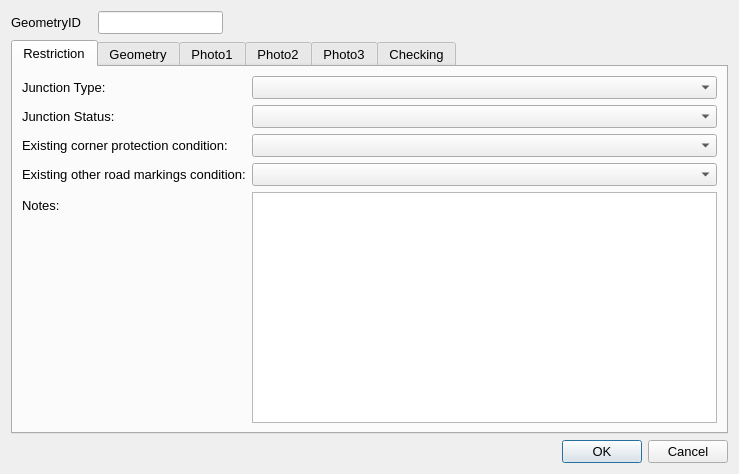
<?xml version="1.0" encoding="UTF-8"?>
<ui version="4.0">
 <class>Dialog</class>
 <widget class="QDialog" name="Dialog">
  <property name="geometry">
   <rect>
    <x>0</x>
    <y>0</y>
    <width>739</width>
    <height>474</height>
   </rect>
  </property>
  <property name="sizePolicy">
   <sizepolicy hsizetype="Fixed" vsizetype="Fixed">
    <horstretch>0</horstretch>
    <verstretch>0</verstretch>
   </sizepolicy>
  </property>
  <property name="maximumSize">
   <size>
    <width>750</width>
    <height>550</height>
   </size>
  </property>
  <property name="font">
   <font>
    <pointsize>10</pointsize>
   </font>
  </property>
  <property name="windowTitle">
   <string>Dialog</string>
  </property>
  <layout class="QGridLayout" name="gridLayout">
   <item row="0" column="0">
    <widget class="QLabel" name="label">
     <property name="minimumSize">
      <size>
       <width>81</width>
       <height>16</height>
      </size>
     </property>
     <property name="font">
      <font>
       <pointsize>10</pointsize>
      </font>
     </property>
     <property name="text">
      <string>GeometryID</string>
     </property>
    </widget>
   </item>
   <item row="2" column="2">
    <widget class="QDialogButtonBox" name="button_box">
     <property name="orientation">
      <enum>Qt::Horizontal</enum>
     </property>
     <property name="standardButtons">
      <set>QDialogButtonBox::Cancel|QDialogButtonBox::Ok</set>
     </property>
    </widget>
   </item>
   <item row="0" column="1">
    <widget class="QLineEdit" name="GeometryID">
     <property name="sizePolicy">
      <sizepolicy hsizetype="Preferred" vsizetype="Preferred">
       <horstretch>0</horstretch>
       <verstretch>0</verstretch>
      </sizepolicy>
     </property>
     <property name="font">
      <font>
       <pointsize>10</pointsize>
      </font>
     </property>
     <property name="inputMask">
      <string/>
     </property>
     <property name="readOnly">
      <bool>true</bool>
     </property>
     <property name="placeholderText">
      <string/>
     </property>
    </widget>
   </item>
   <item row="1" column="0" colspan="3">
    <widget class="QTabWidget" name="Details">
     <property name="sizePolicy">
      <sizepolicy hsizetype="Expanding" vsizetype="Expanding">
       <horstretch>0</horstretch>
       <verstretch>0</verstretch>
      </sizepolicy>
     </property>
     <property name="minimumSize">
      <size>
       <width>0</width>
       <height>0</height>
      </size>
     </property>
     <property name="font">
      <font>
       <pointsize>10</pointsize>
      </font>
     </property>
     <property name="cursor">
      <cursorShape>IBeamCursor</cursorShape>
     </property>
     <property name="mouseTracking">
      <bool>true</bool>
     </property>
     <property name="acceptDrops">
      <bool>true</bool>
     </property>
     <property name="currentIndex">
      <number>0</number>
     </property>
     <widget class="QWidget" name="RestrictionDetails">
      <property name="focusPolicy">
       <enum>Qt::NoFocus</enum>
      </property>
      <attribute name="title">
       <string>Restriction</string>
      </attribute>
      <layout class="QFormLayout" name="formLayout">
       <property name="fieldGrowthPolicy">
        <enum>QFormLayout::AllNonFixedFieldsGrow</enum>
       </property>
       <item row="1" column="0">
        <widget class="QLabel" name="Type1_4">
         <property name="text">
          <string>Junction Status:</string>
         </property>
        </widget>
       </item>
       <item row="1" column="1">
        <widget class="QComboBox" name="JunctionProtectionCategoryTypeID">
         <property name="maxVisibleItems">
          <number>5</number>
         </property>
         <property name="minimumContentsLength">
          <number>5</number>
         </property>
        </widget>
       </item>
       <item row="0" column="0">
        <widget class="QLabel" name="label_6">
         <property name="text">
          <string>Junction Type:</string>
         </property>
        </widget>
       </item>
       <item row="0" column="1">
        <widget class="QComboBox" name="JunctionTypeID"/>
       </item>
       <item row="2" column="0">
        <widget class="QLabel" name="label_7">
         <property name="text">
          <string>Existing corner protection condition:</string>
         </property>
        </widget>
       </item>
       <item row="2" column="1">
        <widget class="QComboBox" name="ExistingCornerProtectionRoadMarkingsConditionTypeID"/>
       </item>
       <item row="3" column="0">
        <widget class="QLabel" name="label_10">
         <property name="text">
          <string>Existing other road markings condition:</string>
         </property>
        </widget>
       </item>
       <item row="3" column="1">
        <widget class="QComboBox" name="ExistingOtherRestrictionRoadMarkingsConditionTypeID"/>
       </item>
       <item row="4" column="0">
        <widget class="QLabel" name="lbl_Notes">
         <property name="text">
          <string>Notes:</string>
         </property>
        </widget>
       </item>
       <item row="4" column="1">
        <widget class="QTextEdit" name="Notes"/>
       </item>
      </layout>
     </widget>
     <widget class="QWidget" name="Geometry">
      <attribute name="title">
       <string>Geometry</string>
      </attribute>
      <layout class="QFormLayout" name="formLayout_2">
       <property name="fieldGrowthPolicy">
        <enum>QFormLayout::AllNonFixedFieldsGrow</enum>
       </property>
       <item row="0" column="0">
        <widget class="QLabel" name="label_3">
         <property name="text">
          <string>Roads leading to junction:</string>
         </property>
        </widget>
       </item>
       <item row="0" column="1">
        <widget class="QLineEdit" name="RoadsAtJunction"/>
       </item>
       <item row="2" column="1">
        <spacer name="verticalSpacer">
         <property name="orientation">
          <enum>Qt::Vertical</enum>
         </property>
         <property name="sizeHint" stdset="0">
          <size>
           <width>20</width>
           <height>40</height>
          </size>
         </property>
        </spacer>
       </item>
       <item row="3" column="0">
        <widget class="QLabel" name="label_8">
         <property name="text">
          <string>Last Update Date:</string>
         </property>
        </widget>
       </item>
       <item row="3" column="1">
        <widget class="QDateTimeEdit" name="LastUpdateDateTime">
         <property name="readOnly">
          <bool>true</bool>
         </property>
        </widget>
       </item>
       <item row="4" column="0">
        <widget class="QLabel" name="label_2">
         <property name="text">
          <string>Last Changed By:</string>
         </property>
        </widget>
       </item>
       <item row="4" column="1">
        <widget class="QLineEdit" name="LastUpdatePerson"/>
       </item>
       <item row="5" column="0">
        <widget class="QLabel" name="label_9">
         <property name="text">
          <string>RestrictionID:</string>
         </property>
        </widget>
       </item>
       <item row="5" column="1">
        <widget class="QLineEdit" name="RestrictionID"/>
       </item>
      </layout>
     </widget>
     <widget class="QWidget" name="PhotoTab_01">
      <attribute name="title">
       <string>Photo1</string>
      </attribute>
      <layout class="QGridLayout" name="gridLayout_2">
       <item row="1" column="0">
        <widget class="QPushButton" name="startCamera1">
         <property name="maximumSize">
          <size>
           <width>150</width>
           <height>16777215</height>
          </size>
         </property>
         <property name="text">
          <string>open Camera</string>
         </property>
         <property name="icon">
          <iconset>
           <normaloff>../../../../PC18-26 Carnegie Library Lambeth/Mapping/Templates/camara_foto.png</normaloff>../../../../PC18-26 Carnegie Library Lambeth/Mapping/Templates/camara_foto.png</iconset>
         </property>
         <property name="checkable">
          <bool>true</bool>
         </property>
         <property name="autoDefault">
          <bool>false</bool>
         </property>
         <property name="default">
          <bool>false</bool>
         </property>
        </widget>
       </item>
       <item row="1" column="2">
        <widget class="QPushButton" name="getPhoto1">
         <property name="maximumSize">
          <size>
           <width>150</width>
           <height>16777215</height>
          </size>
         </property>
         <property name="text">
          <string>take Photo</string>
         </property>
         <property name="icon">
          <iconset>
           <normaloff>../../../../PC18-26 Carnegie Library Lambeth/Mapping/Templates/take-photo-icon-21.jpg</normaloff>../../../../PC18-26 Carnegie Library Lambeth/Mapping/Templates/take-photo-icon-21.jpg</iconset>
         </property>
         <property name="checkable">
          <bool>false</bool>
         </property>
         <property name="autoDefault">
          <bool>false</bool>
         </property>
        </widget>
       </item>
       <item row="0" column="0">
        <widget class="QLabel" name="Photo_Widget_01">
         <property name="sizePolicy">
          <sizepolicy hsizetype="Fixed" vsizetype="Fixed">
           <horstretch>0</horstretch>
           <verstretch>0</verstretch>
          </sizepolicy>
         </property>
         <property name="maximumSize">
          <size>
           <width>640</width>
           <height>480</height>
          </size>
         </property>
         <property name="autoFillBackground">
          <bool>true</bool>
         </property>
         <property name="text">
          <string>No photo</string>
         </property>
        </widget>
       </item>
      </layout>
     </widget>
     <widget class="QWidget" name="PhotoTab_02">
      <attribute name="title">
       <string>Photo2</string>
      </attribute>
      <layout class="QGridLayout" name="gridLayout_4">
       <item row="0" column="0">
        <widget class="QLabel" name="Photo_Widget_02">
         <property name="sizePolicy">
          <sizepolicy hsizetype="Fixed" vsizetype="Fixed">
           <horstretch>0</horstretch>
           <verstretch>0</verstretch>
          </sizepolicy>
         </property>
         <property name="maximumSize">
          <size>
           <width>640</width>
           <height>480</height>
          </size>
         </property>
         <property name="autoFillBackground">
          <bool>true</bool>
         </property>
         <property name="text">
          <string>No photo</string>
         </property>
        </widget>
       </item>
       <item row="1" column="0">
        <widget class="QPushButton" name="startCamera2">
         <property name="maximumSize">
          <size>
           <width>150</width>
           <height>16777215</height>
          </size>
         </property>
         <property name="text">
          <string>open Camera</string>
         </property>
         <property name="icon">
          <iconset>
           <normaloff>../../../../PC18-26 Carnegie Library Lambeth/Mapping/Templates/camara_foto.png</normaloff>../../../../PC18-26 Carnegie Library Lambeth/Mapping/Templates/camara_foto.png</iconset>
         </property>
         <property name="checkable">
          <bool>true</bool>
         </property>
         <property name="autoDefault">
          <bool>false</bool>
         </property>
         <property name="default">
          <bool>false</bool>
         </property>
        </widget>
       </item>
       <item row="1" column="1">
        <widget class="QPushButton" name="getPhoto2">
         <property name="maximumSize">
          <size>
           <width>150</width>
           <height>16777215</height>
          </size>
         </property>
         <property name="text">
          <string>take Photo</string>
         </property>
         <property name="icon">
          <iconset>
           <normaloff>../../../../PC18-26 Carnegie Library Lambeth/Mapping/Templates/take-photo-icon-21.jpg</normaloff>../../../../PC18-26 Carnegie Library Lambeth/Mapping/Templates/take-photo-icon-21.jpg</iconset>
         </property>
         <property name="checkable">
          <bool>false</bool>
         </property>
         <property name="autoDefault">
          <bool>false</bool>
         </property>
        </widget>
       </item>
      </layout>
     </widget>
     <widget class="QWidget" name="PhotoTab_03">
      <attribute name="title">
       <string>Photo3</string>
      </attribute>
      <layout class="QGridLayout" name="gridLayout_3">
       <item row="0" column="0">
        <widget class="QLabel" name="Photo_Widget_03">
         <property name="autoFillBackground">
          <bool>true</bool>
         </property>
         <property name="text">
          <string>No photo</string>
         </property>
        </widget>
       </item>
       <item row="1" column="2">
        <widget class="QPushButton" name="getPhoto3">
         <property name="maximumSize">
          <size>
           <width>150</width>
           <height>16777215</height>
          </size>
         </property>
         <property name="text">
          <string>take Photo</string>
         </property>
         <property name="icon">
          <iconset>
           <normaloff>../../../../PC18-26 Carnegie Library Lambeth/Mapping/Templates/take-photo-icon-21.jpg</normaloff>../../../../PC18-26 Carnegie Library Lambeth/Mapping/Templates/take-photo-icon-21.jpg</iconset>
         </property>
         <property name="checkable">
          <bool>false</bool>
         </property>
         <property name="autoDefault">
          <bool>false</bool>
         </property>
        </widget>
       </item>
       <item row="1" column="0">
        <widget class="QPushButton" name="startCamera3">
         <property name="maximumSize">
          <size>
           <width>150</width>
           <height>16777215</height>
          </size>
         </property>
         <property name="text">
          <string>open Camera</string>
         </property>
         <property name="icon">
          <iconset>
           <normaloff>../../../../PC18-26 Carnegie Library Lambeth/Mapping/Templates/camara_foto.png</normaloff>../../../../PC18-26 Carnegie Library Lambeth/Mapping/Templates/camara_foto.png</iconset>
         </property>
         <property name="checkable">
          <bool>true</bool>
         </property>
         <property name="autoDefault">
          <bool>false</bool>
         </property>
         <property name="default">
          <bool>false</bool>
         </property>
        </widget>
       </item>
      </layout>
     </widget>
     <widget class="QWidget" name="checkingTab">
      <attribute name="title">
       <string>Checking</string>
      </attribute>
      <layout class="QFormLayout" name="formLayout_3">
       <item row="1" column="0">
        <widget class="QLabel" name="label_4">
         <property name="text">
          <string>Check Notes:</string>
         </property>
        </widget>
       </item>
       <item row="1" column="1">
        <widget class="QTextEdit" name="MHTC_CheckNotes"/>
       </item>
       <item row="0" column="0">
        <widget class="QLabel" name="label_5">
         <property name="text">
          <string>Check issue type:</string>
         </property>
        </widget>
       </item>
       <item row="0" column="1">
        <widget class="QComboBox" name="MHTC_CheckIssueTypeID"/>
       </item>
       <item row="3" column="0">
        <widget class="QCheckBox" name="FieldCheckCompleted">
         <property name="text">
          <string>Field check completed</string>
         </property>
        </widget>
       </item>
       <item row="2" column="0">
        <spacer name="verticalSpacer_2">
         <property name="orientation">
          <enum>Qt::Vertical</enum>
         </property>
         <property name="sizeHint" stdset="0">
          <size>
           <width>20</width>
           <height>20</height>
          </size>
         </property>
        </spacer>
       </item>
       <item row="7" column="0">
        <widget class="QLabel" name="label_14">
         <property name="text">
          <string>Checked by:</string>
         </property>
        </widget>
       </item>
       <item row="7" column="1">
        <widget class="QLineEdit" name="Last_MHTC_Check_UpdatePerson"/>
       </item>
       <item row="6" column="1">
        <widget class="QDateTimeEdit" name="Last_MHTC_Check_UpdateDateTime"/>
       </item>
       <item row="6" column="0">
        <widget class="QLabel" name="label_15">
         <property name="text">
          <string>Check date:</string>
         </property>
        </widget>
       </item>
       <item row="5" column="0">
        <spacer name="verticalSpacer_3">
         <property name="orientation">
          <enum>Qt::Vertical</enum>
         </property>
         <property name="sizeHint" stdset="0">
          <size>
           <width>20</width>
           <height>10</height>
          </size>
         </property>
        </spacer>
       </item>
      </layout>
     </widget>
    </widget>
   </item>
  </layout>
 </widget>
 <resources/>
 <connections>
  <connection>
   <sender>button_box</sender>
   <signal>accepted()</signal>
   <receiver>Dialog</receiver>
   <slot>accept()</slot>
   <hints>
    <hint type="sourcelabel">
     <x>248</x>
     <y>254</y>
    </hint>
    <hint type="destinationlabel">
     <x>157</x>
     <y>274</y>
    </hint>
   </hints>
  </connection>
  <connection>
   <sender>button_box</sender>
   <signal>rejected()</signal>
   <receiver>Dialog</receiver>
   <slot>reject()</slot>
   <hints>
    <hint type="sourcelabel">
     <x>316</x>
     <y>260</y>
    </hint>
    <hint type="destinationlabel">
     <x>286</x>
     <y>274</y>
    </hint>
   </hints>
  </connection>
 </connections>
</ui>
